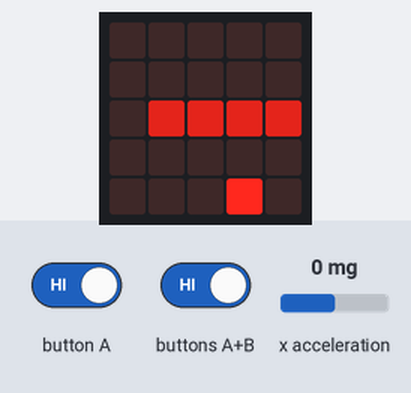
Recording of a program running on a simulated BBC micro:bit running MicroPython. On the bench: the board's 5×5 LED display. The inputs (shaded band) are chosen by the test bench; at power-on: x acceleration 0 mg. Random numbers come from a fixed seed; the 48×5 strip is a reading aid, not a part: it shows the text the display is scrolling, unrolled, one strip-width of it at a time.

Above: at 1.2 s.
1.3 s: x acceleration set to -1440 mg
At 2.4 s:
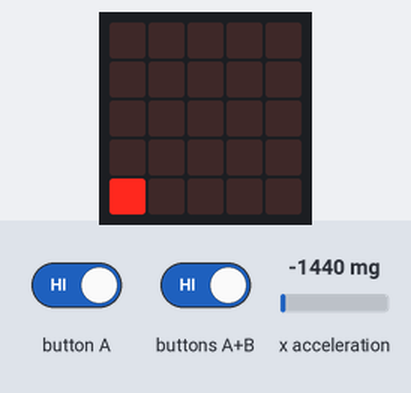
3.5 s: x acceleration set to -750 mg
At 5.5 s:
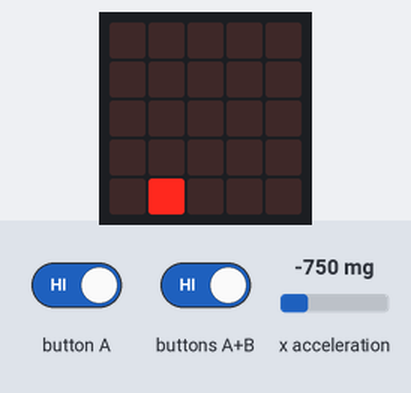
5.7 s: x acceleration set to 750 mg
At 6.58 s:
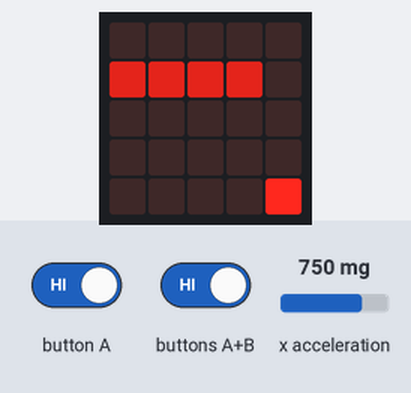
7.5 s: x acceleration set to -1054 mg
At 9.6 s:
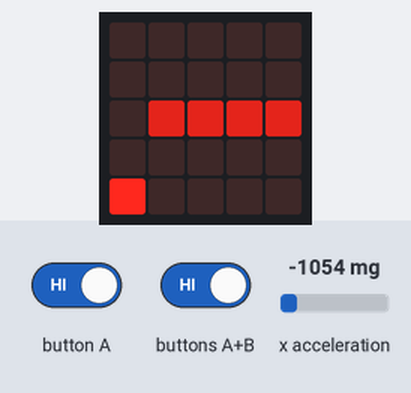
10.3 s: x acceleration set to 1440 mg
At 11.79 s:
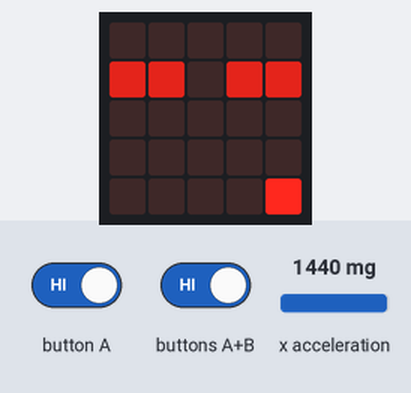
15.5 s: button A driven LOW and buttons A+B driven LOW
At 21.3 s:
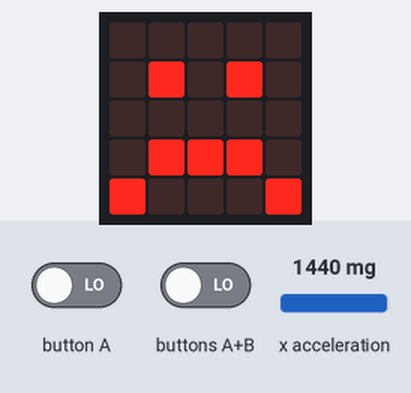

The program:

Slalom.py
```python
# 単純なスラローム　作成者：Larry Hastings　2015年9月。
#
# このプログラムはパブリックドメインで公開します。

import microbit as m
import random

p = m.display.show

min_x = -1024
max_x = 1024
range_x = max_x - min_x

wall_min_speed = 400
player_min_speed = 200

wall_max_speed = 100
player_max_speed = 50

speed_max = 12


while True:

    i = m.Image('00000:'*5)
    s = i.set_pixel

    player_x = 2

    wall_y = -1
    hole = 0

    score = 0
    handled_this_wall = False

    wall_speed = wall_min_speed
    player_speed = player_min_speed

    wall_next = 0
    player_next = 0

    while True:
        t = m.running_time()
        player_update = t >= player_next
        wall_update = t >= wall_next
        if not (player_update or wall_update):
            next_event = min(wall_next, player_next)
            delta = next_event - t
            m.sleep(delta)
            continue

        if wall_update:
            # 新しいスピードを計算
            speed = min(score, speed_max)
            wall_speed = wall_min_speed + int((wall_max_speed - wall_min_speed) * speed / speed_max)
            player_speed = player_min_speed + int((player_max_speed - player_min_speed) * speed / speed_max)

            wall_next = t + wall_speed
            if wall_y < 5:
                # 古い壁を消す
                use_wall_y = max(wall_y, 0)
                for wall_x in range(5):
                    if wall_x != hole:
                        s(wall_x, use_wall_y, 0)

        wall_reached_player = (wall_y == 4)
        if player_update:
            player_next = t + player_speed
            # 新しい X 座標を得る
            x = m.accelerometer.get_x()
            x = min(max(min_x, x), max_x)
            # print("x accel", x)
            s(player_x, 4, 0) # 古いピクセルをオフ
            x = ((x - min_x) / range_x) * 5
            x = min(max(0, x), 4)
            x = int(x + 0.5)
            # print("have", position, "want", x)

            if not handled_this_wall:
                if player_x < x:
                    player_x += 1
                elif player_x > x:
                    player_x -= 1
            # print("new", position)
            # print()

        if wall_update:
            # 壁の位置を変更
            wall_y += 1
            if wall_y == 7:
                wall_y = -1
                hole = random.randrange(5)
                handled_this_wall = False

            if wall_y < 5:
                # 新しい壁を表示
                use_wall_y = max(wall_y, 0)
                for wall_x in range(5):
                    if wall_x != hole:
                        s(wall_x, use_wall_y, 6)

        if wall_reached_player and not handled_this_wall:
            handled_this_wall = True
            if (player_x != hole):
                # 衝突！　ゲームオーバー！
                break
            score += 1

        if player_update:
            s(player_x, 4, 9) # 新しいピクセルをオン

        p(i)

    p(i.SAD)
    m.sleep(1000)
    m.display.scroll("Score:" + str(score))

    while True:
        if (m.button_a.is_pressed() and m.button_a.is_pressed()):
            break
        m.sleep(100)
```

Measured:
- what the display in image 0 shows lasts 0.4 s, from 0.8 s to 1.2 s
- what the display in image 1 shows lasts 0.8 s, from 2.0 s to 2.8 s
